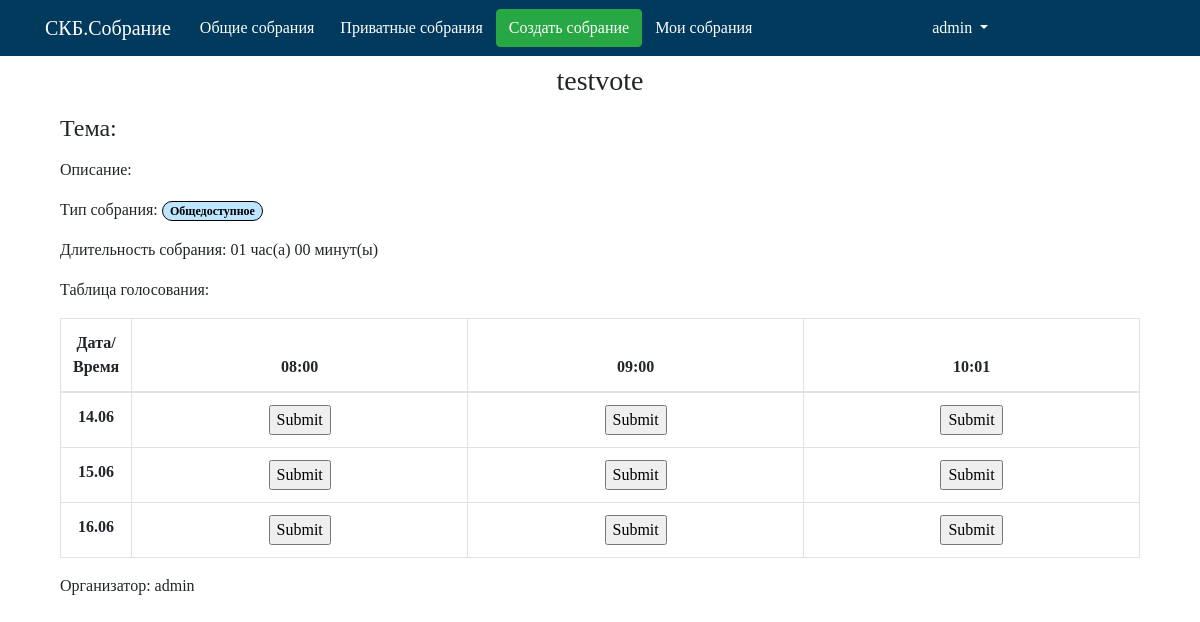
/maket/vote_meeting/testvote/ (signed in), run on the app's committed database.
### maket/models.py (models this page shows, shortened)
class Collect(models.Model):  # Собрание
    name = models.CharField('Название собрания', max_length=100, db_index=True,primary_key=True)
    tpesobr = models.CharField('Тип собрания',max_length= 20,default='Общедоступное')
    user = models.ForeignKey(User,verbose_name='Организатор',on_delete=models.CASCADE,unique=False)
    theme = models.CharField('Тема собрания', max_length=250)
    description = models.CharField('Описание собрания',max_length=500)
    duration = models.TimeField(verbose_name='Длительность')
    slug = models.SlugField(blank=True)

class TimeCollect (models.Model):
    collect = models.ForeignKey(Collect,verbose_name='Собрание',on_delete=models.CASCADE,unique=False)
    time = models.TimeField(verbose_name='Время')

class DateCollect (models.Model):
    collect = models.ForeignKey(Collect,verbose_name='Собрание',on_delete=models.CASCADE,unique=False)
    date = models.DateField(verbose_name='Дата')

### maket/views.py (the view, shortened to what this page needs)
# urls.py: path('vote_meeting/<meeting_slug>/', vote_meeting, name='vote_meeting_url'),
def vote_meeting(request, meeting_slug):
    collect = Collect.objects.get(slug=meeting_slug)
    date_list = DateCollect.objects.filter(collect__name=collect.name)
    time_list = TimeCollect.objects.filter(collect__name=collect.name)
    vote_list = Golos.objects.filter(collect__name=collect.name)
    context = {'collect': collect, 'date_list': date_list, 'time_list': time_list}
    return render(request, 'maket/vote_meeting.html', context)

### maket/templates/maket/vote_meeting.html (shortened to what this page needs)
{% extends 'maket/base.html' %}
{% load staticfiles %}
{% block menu %}
{% if user.is_authenticated %}
{% include 'maket/includes/nav.html' %}
{% else %}
{% include 'maket/includes/nav_sign_log.html' %}
{% endif %}
{% endblock %}
{% block name %}
{% if user.is_authenticated %}
{{ collect.name }}
{% endif%}
{% endblock %}
{% block content %}
{% if user.is_authenticated %}
<div class="container mt-3">
    <div class="form-group">
        <h4> Тема: {{ collect.theme }}</h4>
    </div>
    <div class="form-group">
        <p> Описание: {{ collect.description }}</p>
    </div>
    <div class="form-group">
        <p>Тип собрания: <span class="badge badge-pill badge-info" data-toggle="tooltip" data-placement="right" >{{ collect.tpesobr }}</span></p>
    </div>
    <div class="form-group">
        <p> Длительность собрания: {{ collect.duration|time:'H' }} час(а) {{ collect.duration|time:'i' }} минут(ы)</p>
    </div>
    <div class="form-group">
        <p>Таблица голосования:</p>
    </div>
    <div class="form-group">
        <table class="table table-bordered vote-table" id="vote-table">
            <col width="50">
            <thead>
            <tr>
                <th  scope="col">Дата/Время</th>
                {% for time in time_list %}
                <th> {{ time.time|time:"H:i" }}</th>
                {% endfor %}
            </tr>
            </thead>
            <tbody>
            {% for date in date_list %}
            <tr>
                <th>{{date.date|date:"d.m"}} </th>
                {% for time in time_list %}
                <td><form method="post"> {% csrf_token %}<input type="hidden" name="votedate" value='{{date.date|date:"Y-m-d"}}'><input type="hidden" name="votetime" value='{{time.time|time:"H:i"}}'><input type="submit" ></form></td>
                {% endfor %}
            </tr>
            {%endfor%}
            </tbody>
        </table>
    </div>
    <div class="form-group">
        Организатор: {{ collect.user }}
    </div>
</div>
{% endif%}
{% endblock %}
{% block js %}
<link rel="stylesheet" href="{% static 'css/vote.css' %}">
{% endblock %}

### maket/templates/maket/includes/nav.html (shortened to what this page needs)
<div class="collapse navbar-collapse "  id="navbarNavDropdown">
    <ul class="navbar-nav mr-auto">
        <li class="nav-item">
            <a class="btn" href="{% url 'public_meetings_list_url' %}">Общие собрания</a>
        </li>
        <li class="nav-item">
            <a class="btn" href="{% url 'private_meetings_list_url' %}">Приватные собрания</a>
        </li>
        <li class="nav-item">
            <a class="btn btn-success" href="{% url 'create_meeting_url'%}"> Создать собрание</a>
        </li>
        <li class="nav-item">
            <a class="btn" href="{% url 'my_meetings_list_url'%}">Мои собрания</a>
        </li>
    </ul>
    <ul class="navbar-nav mr-auto">
        <li class="nav-item dropdown">
            <a class="nav-link dropdown-toggle" href="#" id="navbarDropdown" role="button" data-toggle="dropdown" aria-haspopup="true" aria-expanded="false">
                {% load account %}
                {% user_display user %}
            </a>
        </li>
    </ul>
</div>

### maket/static/css/style.css (style rules this page uses)
div.collapse a { color: white; }
div.container { font-family: Chasm; }
table { text-align: center; }
span.badge { background-color:#bde5fe; border: 1px solid; border-color: black; color: black; }

### data on the page
Collect: name "testvote", tpesobr "Общедоступное", duration "01", duration "00", user "admin"
TimeCollect: time "08:00"
TimeCollect: time "09:00"
TimeCollect: time "10:01"
DateCollect: date "14.06"
DateCollect: date "15.06"
DateCollect: date "16.06"
